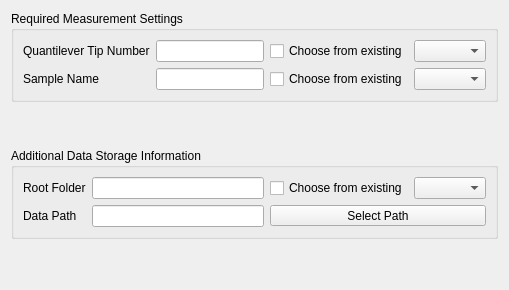
        <widget class="QWidget" name="page_prepare">
         <layout class="QGridLayout" name="gridLayout_51">
          <item row="3" column="0">
           <spacer name="verticalSpacer_4">
            <property name="orientation">
             <enum>Qt::Vertical</enum>
            </property>
            <property name="sizeHint" stdset="0">
             <size>
              <width>20</width>
              <height>40</height>
             </size>
            </property>
           </spacer>
          </item>
          <item row="2" column="0">
           <widget class="QGroupBox" name="groupBox_16">
            <property name="sizePolicy">
             <sizepolicy hsizetype="Preferred" vsizetype="Preferred">
              <horstretch>0</horstretch>
              <verstretch>0</verstretch>
             </sizepolicy>
            </property>
            <property name="title">
             <string>Additional Data Storage Information</string>
            </property>
            <layout class="QGridLayout" name="gridLayout_53">
             <item row="0" column="3">
              <widget class="QComboBox" name="comboBox_3">
               <property name="sizePolicy">
                <sizepolicy hsizetype="Preferred" vsizetype="Fixed">
                 <horstretch>0</horstretch>
                 <verstretch>0</verstretch>
                </sizepolicy>
               </property>
               <property name="maximumSize">
                <size>
                 <width>400</width>
                 <height>16777215</height>
                </size>
               </property>
              </widget>
             </item>
             <item row="1" column="1">
              <widget class="QLineEdit" name="lineEdit_9">
               <property name="sizePolicy">
                <sizepolicy hsizetype="MinimumExpanding" vsizetype="Fixed">
                 <horstretch>0</horstretch>
                 <verstretch>0</verstretch>
                </sizepolicy>
               </property>
              </widget>
             </item>
             <item row="0" column="0">
              <widget class="QLabel" name="label_34">
               <property name="text">
                <string>Root Folder</string>
               </property>
              </widget>
             </item>
             <item row="0" column="1">
              <widget class="QLineEdit" name="lineEdit_8">
               <property name="sizePolicy">
                <sizepolicy hsizetype="MinimumExpanding" vsizetype="Fixed">
                 <horstretch>0</horstretch>
                 <verstretch>0</verstretch>
                </sizepolicy>
               </property>
              </widget>
             </item>
             <item row="1" column="0">
              <widget class="QLabel" name="label_35">
               <property name="text">
                <string>Data Path</string>
               </property>
              </widget>
             </item>
             <item row="0" column="2">
              <widget class="QCheckBox" name="checkBox_54">
               <property name="text">
                <string>Choose from existing</string>
               </property>
              </widget>
             </item>
             <item row="1" column="2" colspan="2">
              <widget class="QToolButton" name="toolButton">
               <property name="sizePolicy">
                <sizepolicy hsizetype="MinimumExpanding" vsizetype="Fixed">
                 <horstretch>0</horstretch>
                 <verstretch>0</verstretch>
                </sizepolicy>
               </property>
               <property name="text">
                <string>Select Path</string>
               </property>
              </widget>
             </item>
            </layout>
           </widget>
          </item>
          <item row="0" column="0">
           <widget class="QGroupBox" name="groupBox_15">
            <property name="sizePolicy">
             <sizepolicy hsizetype="Preferred" vsizetype="Preferred">
              <horstretch>0</horstretch>
              <verstretch>0</verstretch>
             </sizepolicy>
            </property>
            <property name="title">
             <string>Required Measurement Settings</string>
            </property>
            <layout class="QGridLayout" name="gridLayout_52">
             <item row="0" column="0">
              <widget class="QLabel" name="label_32">
               <property name="text">
                <string>Quantilever Tip Number</string>
               </property>
              </widget>
             </item>
             <item row="0" column="1">
              <widget class="QLineEdit" name="lineEdit_6"/>
             </item>
             <item row="1" column="3">
              <widget class="QComboBox" name="comboBox">
               <property name="sizePolicy">
                <sizepolicy hsizetype="MinimumExpanding" vsizetype="Fixed">
                 <horstretch>0</horstretch>
                 <verstretch>0</verstretch>
                </sizepolicy>
               </property>
              </widget>
             </item>
             <item row="1" column="0">
              <widget class="QLabel" name="label_33">
               <property name="text">
                <string>Sample Name</string>
               </property>
              </widget>
             </item>
             <item row="1" column="1">
              <widget class="QLineEdit" name="lineEdit_7"/>
             </item>
             <item row="1" column="2">
              <widget class="QCheckBox" name="checkBox_20">
               <property name="text">
                <string>Choose from existing</string>
               </property>
              </widget>
             </item>
             <item row="0" column="2">
              <widget class="QCheckBox" name="checkBox_53">
               <property name="text">
                <string>Choose from existing</string>
               </property>
              </widget>
             </item>
             <item row="0" column="3">
              <widget class="QComboBox" name="comboBox_2"/>
             </item>
            </layout>
           </widget>
          </item>
          <item row="1" column="0">
           <spacer name="verticalSpacer_5">
            <property name="orientation">
             <enum>Qt::Vertical</enum>
            </property>
            <property name="sizeHint" stdset="0">
             <size>
              <width>20</width>
              <height>40</height>
             </size>
            </property>
           </spacer>
          </item>
         </layout>
        </widget>
